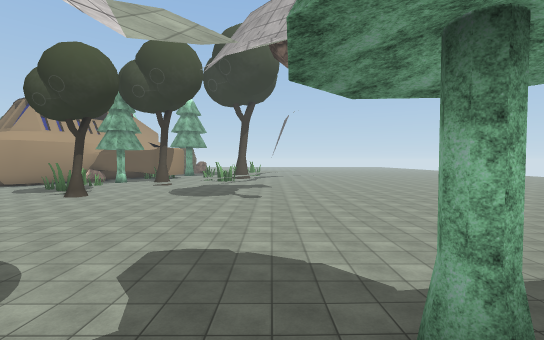
[1] (above)

24 first-person views from a walk through a scene from a Unity 3-D project. The camera is 1.5 m above the floor, tilts 2° down and sees 90° across. The floor is counted in squares, 2 m on a side. Each view is taken from the middle of a square. On the plan, view 1 faces up. The plan holds only what a view shows up to about 10 squares ahead; the rest is blank. The place goes on beyond the plan. The player character is not drawn. Some surface patterns are stand-ins.

[2]
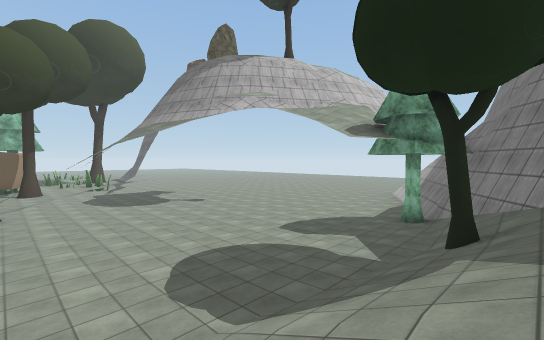

[3]
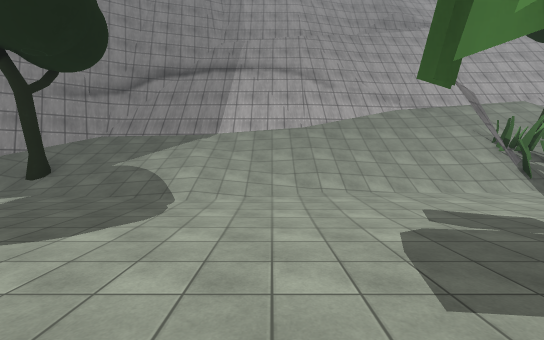

[4]
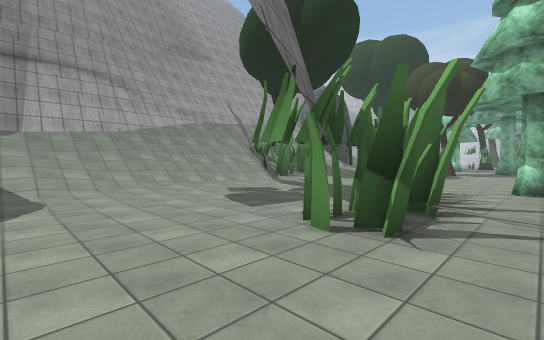

[5]
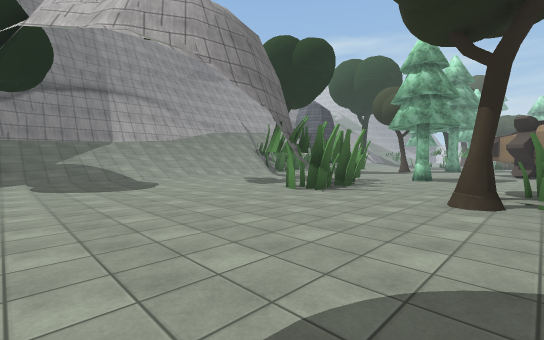

[6]
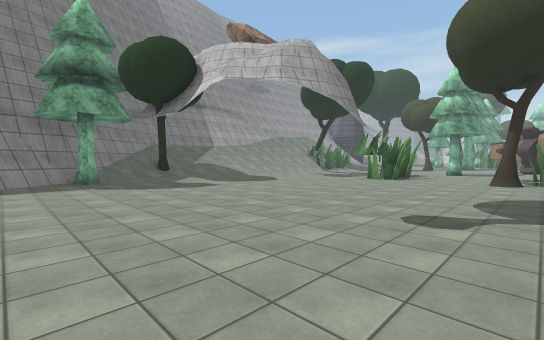

[7]
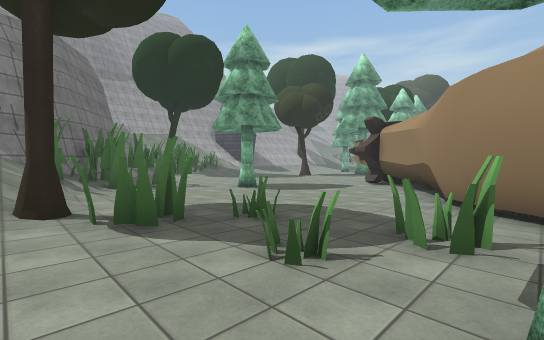

[8]
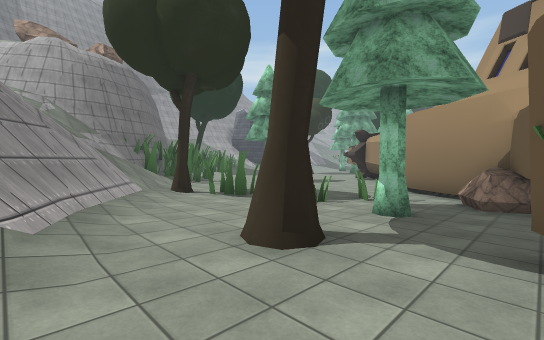

[9]
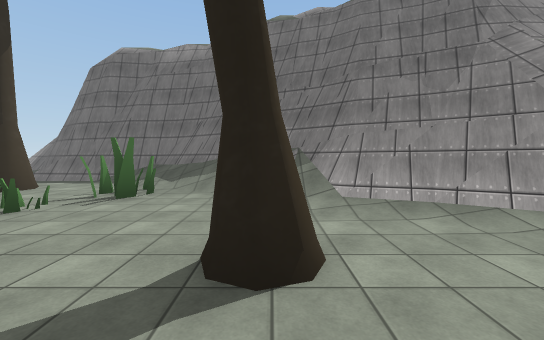

[10]
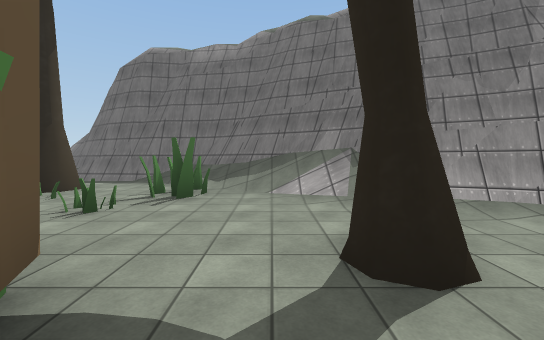

[11]
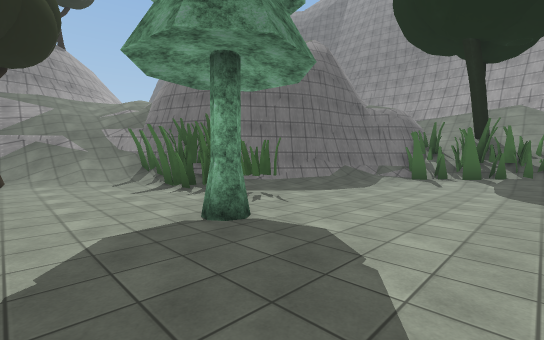

[12]
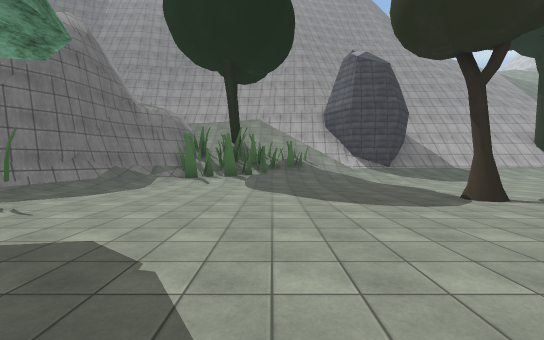

[13]
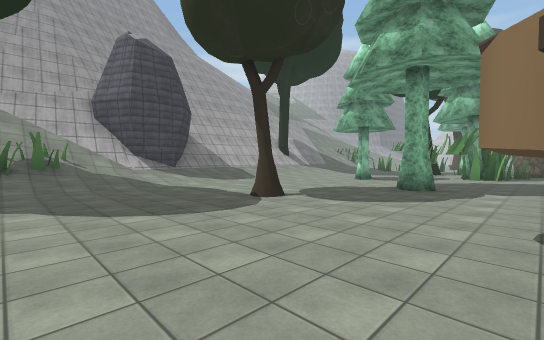

[14]
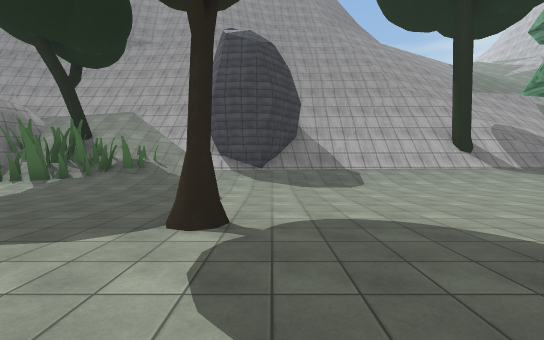

[15]
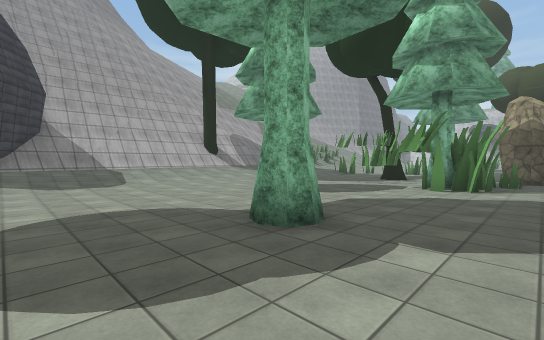

[16]
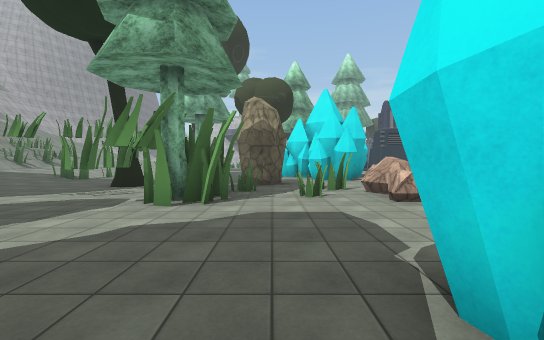

[17]
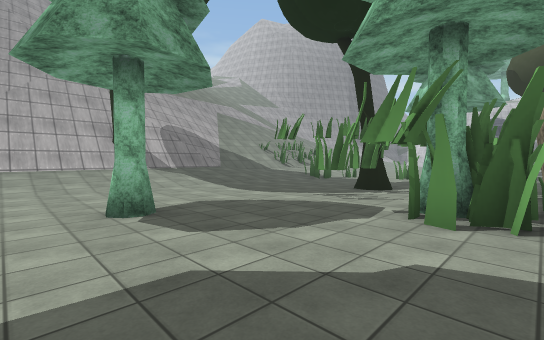

[18]
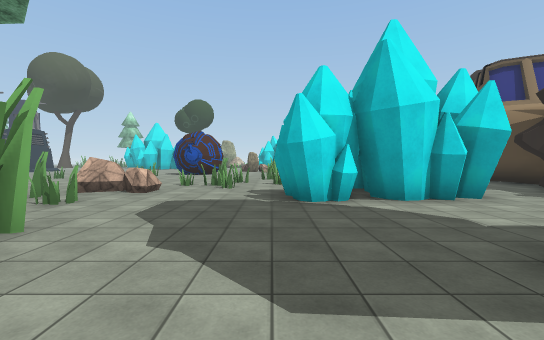

[19]
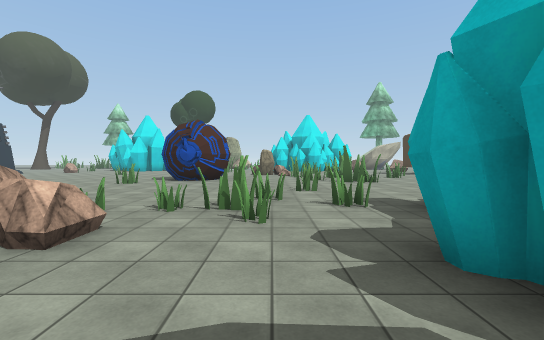

[20]
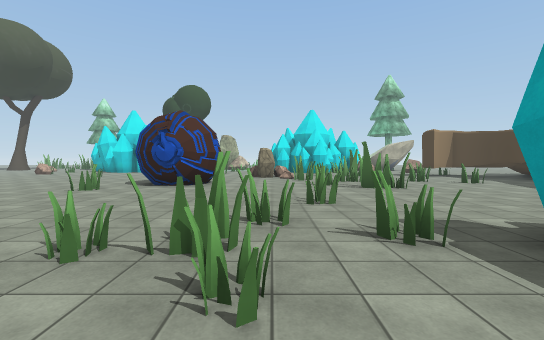

[21]
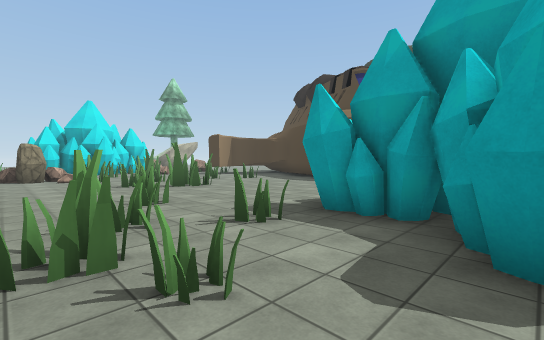

[22]
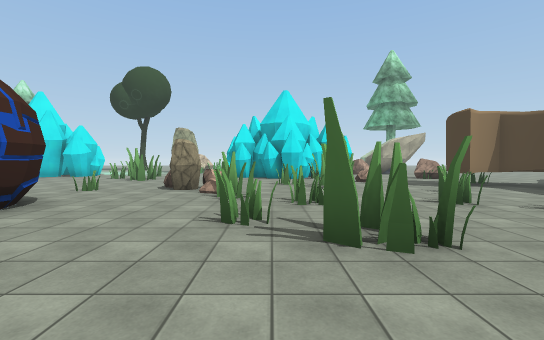

[23]
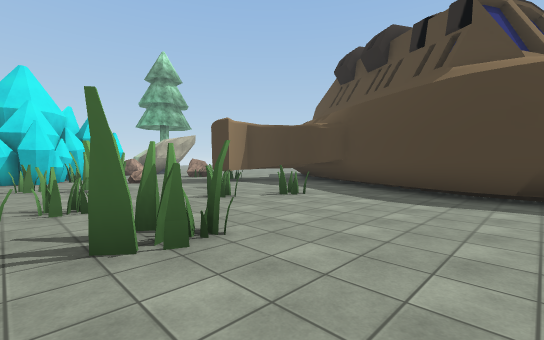

[24]
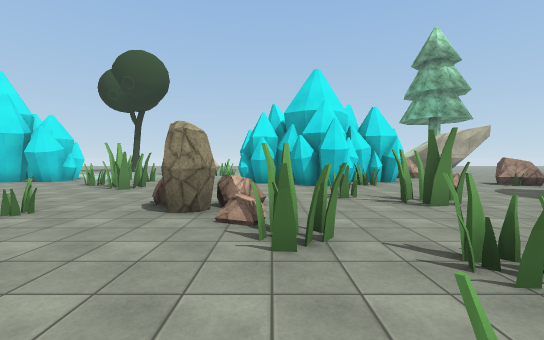

### Floor plan
Key: @ floor where view 1 was taken; # wall or solid block; x gap in a wall; . main floor; : floor 0.25 m higher than the main floor; + floor 0.5 m higher than the main floor; * floor 0.75 m higher than the main floor; % floor 1.75 m higher than the main floor; & floor 2 m higher than the main floor; $ floor 3.5 m higher than the main floor; / step, stairs or slope; = window, fence, low wall or low ledge; ^ raised ledge; v drop or lower ground; T tree; R rock; O other object.
Columns run from 33 left of view 1 to 6 right of it. Each row starts with its distance up from view 1.
 29 # OO       #
 28 ....   #####. .R
 27 ..OO.  .##O...RR
 26 ...O. .....O......
 25 ..... ..OO....#O..
 24  ....RR...O...^^                   #
 23   .O..R........#                  ##
 22   .....R....O..##                 #
 21 ..  #..O.O.O...##             #x##
 20 ..  #........O.##            O//#
 19 ..###...OO.....#            +++*#
 18 .O.......O.....#          O+O+O*#
 17 ..............##     ###::#+++O##
 16  ......O......#      #R/:::+++/#
 15   ..........        ##::T::T+/##
 14    ..OOO...   ##   ##.:OO::++##
 13    OOO...#   .## ###..::O::+##
 12 ..RRR.O..## ..####....:OOO:/#
 11 ..R.....####..  #.....::OO/##........
 10 ..OO....####.    .....::::T ...........
  9 RR............#.......:::// ...........
  8 RROOO...............T.:::/% ...........
  7  OOTT....TT...........:OOO..............
  6  ....................OOOOO..............
  5 .TOO.........T........:##..............
  4 .......T............../#..............
  3 ...................../##.............
  2 ...................../#...........T:
  1 //////::::::///////::##:://////:://T ==
  0   //////////////OOOOO#/////////T/@#####
 -1    ////////=###///TTO&///////// ###
 -2    =###^#########///=#$//########
 -3      vv        ############
 -4      /vvv

Where each view was taken, in squares from view 1:
view 1: 0 up, 0 right, facing up
view 2: 1 down, 7 left, facing up-right
view 3: 6 up, 7 left, facing down
view 4: 8 up, 5 left, facing down-left
view 5: 11 up, 2 left, facing down-left
view 6: 11 up, 3 right, facing down-left
view 7: 15 up, 7 left, facing down-left
view 8: 17 up, 4 left, facing down-left
view 9: 15 up, 8 left, facing right
view 10: 16 up, 8 left, facing right
view 11: 10 up, 16 left, facing down-right
view 12: 10 up, 16 left, facing down
view 13: 9 up, 16 left, facing down-left
view 14: 8 up, 21 left, facing down
view 15: 9 up, 21 left, facing down-left
view 16: 9 up, 24 left, facing left
view 17: 8 up, 25 left, facing down-left
view 18: 5 up, 26 left, facing up
view 19: 9 up, 27 left, facing up
view 20: 11 up, 27 left, facing up
view 21: 11 up, 28 left, facing up-right
view 22: 16 up, 25 left, facing up
view 23: 16 up, 25 left, facing up-right
view 24: 19 up, 26 left, facing up
